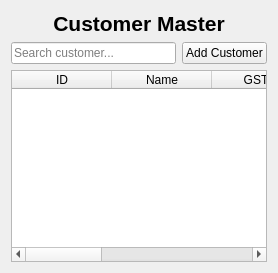
<?xml version="1.0" encoding="UTF-8"?>
<ui version="4.0">
 <class>CustomerManager</class>
 <widget class="QWidget" name="CustomerManager">
  <property name="windowTitle">
   <string>Customer Manager</string>
  </property>

  <layout class="QVBoxLayout" name="verticalLayout">

   <!-- Title -->
   <item>
    <widget class="QLabel" name="labelTitle">
     <property name="text"><string>Customer Master</string></property>
     <property name="alignment"><set>Qt::AlignCenter</set></property>
     <property name="font">
      <font><pointsize>16</pointsize><weight>75</weight><bold>true</bold></font>
     </property>
    </widget>
   </item>

   <!-- Search + Add -->
   <item>
    <layout class="QHBoxLayout" name="hl_top">
     <item>
      <widget class="QLineEdit" name="leSearch">
       <property name="placeholderText"><string>Search customer...</string></property>
      </widget>
     </item>

     <item>
      <widget class="QPushButton" name="btnAddCustomer">
       <property name="text"><string>Add Customer</string></property>
      </widget>
     </item>
    </layout>
   </item>

   <!-- Table -->
   <item>
    <widget class="QTableWidget" name="tableCustomers">
     <property name="columnCount"><number>6</number></property>
     <column><property name="text"><string>ID</string></property></column>
     <column><property name="text"><string>Name</string></property></column>
     <column><property name="text"><string>GSTIN</string></property></column>
     <column><property name="text"><string>PAN</string></property></column>
     <column><property name="text"><string>Addresses</string></property></column>
     <column><property name="text"><string>Actions</string></property></column>
    </widget>
   </item>

  </layout>
 </widget>
 <resources/>
 <connections/>
</ui>
